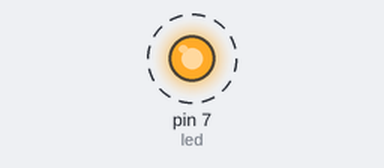
Bench run of a sketch on a simulated Arduino Uno, built with avr-gcc and run on an emulated ATmega328P. Parts: output pins drawn as LEDs (lit = HIGH). Dashed ring = blinking.

Above: at 0.1 s.
Timing chart, 0 to 3.0 s (numbered marks = the images above):
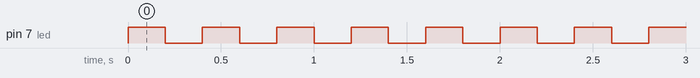

The sketch:

blink.ino
```cpp
// Just makes an LED blink (led variable) for as many times specified by num
int led = 7;
int num = 10;

void setup() {
  pinMode(led,OUTPUT);
}

void loop() {
  Blink(num);
}

void Blink(int num){
  for (int i=0; i<num; i++){
    digitalWrite(led,HIGH);
    delay(200);
    digitalWrite(led,LOW);
    delay(200);
  }
}
```

Measured:
- by itself, pin 7 (led): alternates HIGH for 0.20 s and LOW for 0.20 s
